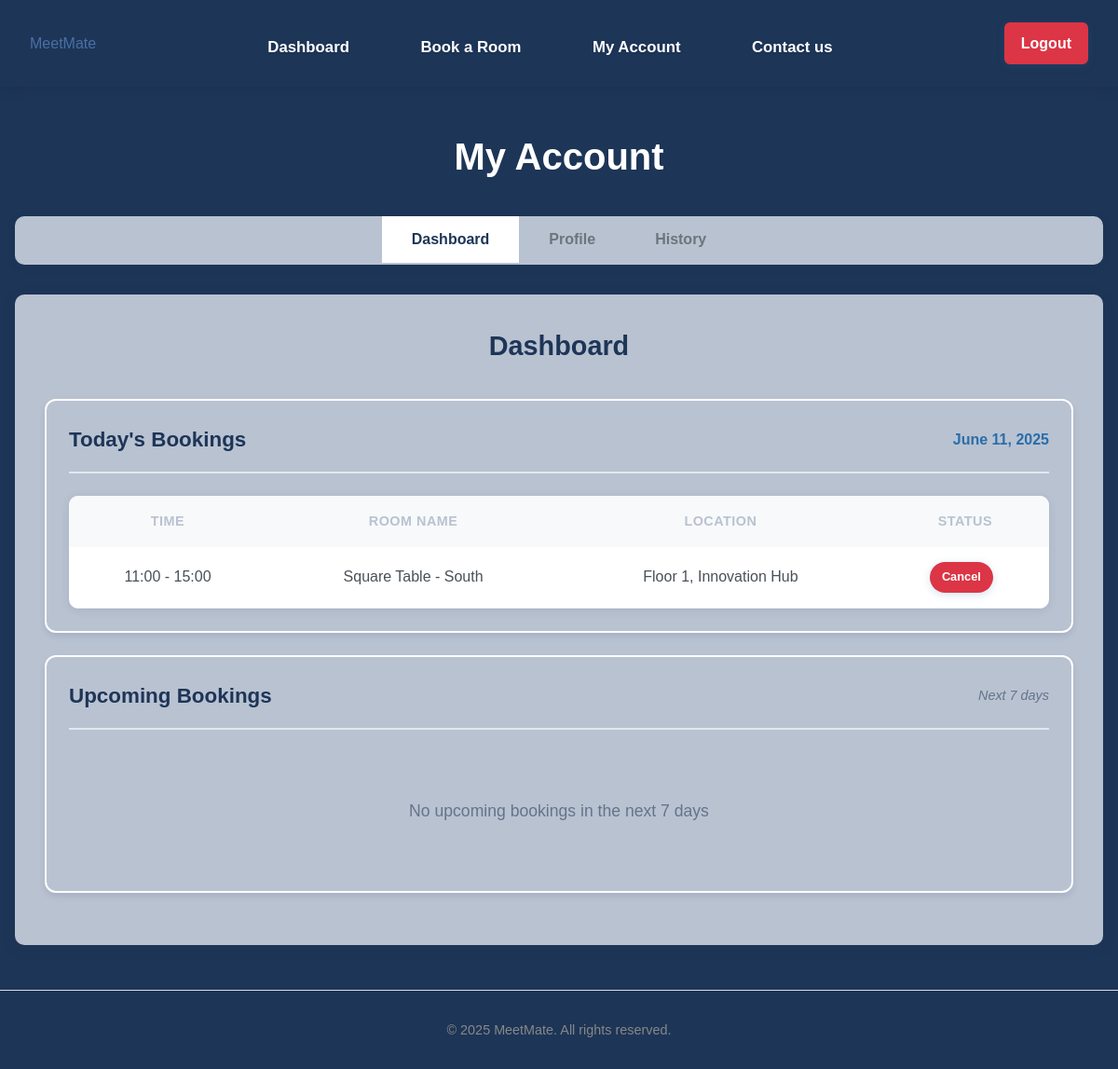
Screenshot of /my_account (signed in) with the database file from the repository.
### tables this page shows
CREATE TABLE bookings (
                id INTEGER PRIMARY KEY AUTOINCREMENT,
                user_id INTEGER NOT NULL,
                room_id INTEGER NOT NULL,
                date TEXT NOT NULL,
                time_start TEXT NOT NULL,
                time_end TEXT NOT NULL,
                booking_admin_id INTEGER,
                notes TEXT,
                FOREIGN KEY (user_id) REFERENCES users (id),
                FOREIGN KEY (room_id) REFERENCES rooms (id),
                FOREIGN KEY (booking_admin_id) REFERENCES users (id)
            );

CREATE TABLE rooms (
                id INTEGER PRIMARY KEY AUTOINCREMENT,
                name TEXT NOT NULL,
                location TEXT NOT NULL,
                capacity INTEGER NOT NULL,
                room_type TEXT DEFAULT 'conference'
            );

### app.py (the view, shortened to what this page needs)
@app.route('/my_account', methods=['GET', 'POST'])
@login_required
def my_account():
    connection = get_database_connection()
    cursor = connection.cursor()
    user_id = session['user_id']
    user = get_user_by_id(user_id)
    if not user:
        flash('User not found', 'error')
        return redirect(url_for('logout'))
    now = datetime.now()
    current_date = now.date()
    current_time = now.time()
    from datetime import date, timedelta
    today = date.today()
    today_str = today.strftime('%Y-%m-%d')
    today_date = today.strftime('%B %d, %Y')
    tomorrow = today + timedelta(days=1)
    next_week = today + timedelta(days=7)
    tomorrow_str = tomorrow.strftime('%Y-%m-%d')
    next_week_str = next_week.strftime('%Y-%m-%d')
    cursor.execute('''
        SELECT
            b.id,
            b.date,
            b.time_start,
            b.time_end,
            b.notes,
            r.name as room_name,
            r.location as room_location
        FROM bookings b
        JOIN rooms r ON b.room_id = r.id
        WHERE b.user_id = ? AND b.date = ?
        ORDER BY b.time_start
    ''', (user_id, today_str))
    user_today_bookings = []
    for row in cursor.fetchall():
        booking = dict(row)
        booking_date = date.fromisoformat(booking['date'])
        booking_start_time = time.fromisoformat(booking['time_start'] + ':00' if len(booking['time_start']) == 5 else booking['time_start'])
        if booking_date == current_date:
            booking['can_cancel'] = current_time < booking_start_time
            booking['status'] = 'Complete' if current_time >= booking_start_time else None
        else:
            booking['can_cancel'] = True
            booking['status'] = None
        user_today_bookings.append(booking)
    cursor.execute('''
        SELECT
            b.id,
            b.date,
            b.time_start,
            b.time_end,
            b.notes,
            r.name as room_name,
            r.location as room_location
        FROM bookings b
        JOIN rooms r ON b.room_id = r.id
        WHERE b.user_id = ? AND b.date >= ? AND b.date <= ?
        ORDER BY b.date, b.time_start
        LIMIT 10
    ''', (user_id, tomorrow_str, next_week_str))
    user_upcoming_bookings = []
    for row in cursor.fetchall():
        booking = dict(row)
        booking_date = date.fromisoformat(booking['date'])
        booking['formatted_date'] = booking_date.strftime('%a, %b %d')
        booking['can_cancel'] = True
        booking['status'] = None
        user_upcoming_bookings.append(booking)
    user_bookings = get_user_bookings(user_id)
    for booking in user_bookings:
        booking_date = date.fromisoformat(booking['date'])
        booking_start_time = time.fromisoformat(booking['time_start'] + ':00' if len(booking['time_start']) == 5 else booking['time_start'])
        if booking_date > current_date:
            booking['can_cancel'] = True
            booking['status'] = 'Confirmed'
        elif booking_date == current_date:
            booking['can_cancel'] = current_time < booking_start_time
            booking['status'] = 'Complete' if current_time >= booking_start_time else 'Confirmed'
        else:
            booking['can_cancel'] = False
            booking['status'] = 'Complete'
    connection.close()
    return render_template('my_account.html',
                         user=user,
                         today_date=today_date,
                         user_today_bookings=user_today_bookings,
                         user_upcoming_bookings=user_upcoming_bookings,
                         bookings=user_bookings)

### app.py (called while the page is built)
def get_database_path():
    app_directory = app.root_path
    instance_directory = os.path.join(app_directory, 'instance')
    os.makedirs(instance_directory, exist_ok=True)
    database_path = os.path.join(instance_directory, 'meetmate.db')
    return database_path

def get_database_connection():
    db_path = get_database_path()
    connection = sqlite3.connect(db_path)
    connection.row_factory = sqlite3.Row
    return connection

def get_user_by_id(user_id):
    connection = get_database_connection()
    cursor = connection.cursor()
    cursor.execute("SELECT * FROM users WHERE id = ?", (user_id,))
    user = cursor.fetchone()
    connection.close()
    if user:
        return dict(user)
    return None

def get_user_bookings(user_id):
    connection = get_database_connection()
    cursor = connection.cursor()
    cursor.execute('''
        SELECT
            b.id,
            b.date,
            b.time_start,
            b.time_end,
            b.notes,
            r.name as room_name,
            r.location as room_location
        FROM bookings b
        JOIN rooms r ON b.room_id = r.id
        WHERE b.user_id = ?
        ORDER BY b.date, b.time_start
    ''', (user_id,))
    bookings = cursor.fetchall()
    connection.close()
    return [dict(booking) for booking in bookings]

def login_required(f):
    @wraps(f)
    def decorated_function(*args, **kwargs):
        if 'user_id' not in session:
            flash('Please login to access this page', 'error')
            return redirect(url_for('login'))
        user = get_user_by_id(session['user_id'])
        if not user:
            session.clear()
            flash('Your account is no longer valid. Please login again.', 'warning')
            return redirect(url_for('login'))
        return f(*args, **kwargs)
    return decorated_function

### templates/my_account.html (shortened to what this page needs)
{% extends "base.html" %}
{% block content %}
<div class="admin-dashboard">
    <h1>My Account</h1>
    <div class="admin-tabs">
        <button class="tab-btn active" data-tab="dashboard-tab">Dashboard</button>
        <button class="tab-btn" data-tab="profile-tab">Profile</button>
        <button class="tab-btn" data-tab="history-tab">History</button>
    </div>
      <div class="tab-content">
        <div id="dashboard-tab" class="tab-pane active">
            <div class="section-header">
                <h2>Dashboard</h2>
            </div>
            <div class="dashboard-section">
                <div class="section-header">
                    <h2>Today's Bookings</h2>
                    <span class="date">{{ today_date }}</span>
                </div>
                {% if user_today_bookings %}
                    <div class="table-responsive">
                        <table class="admin-table">
                            <thead>
                                <tr>
                                    <th>Time</th>
                                    <th>Room Name</th>
                                    <th>Location</th>
                                    <th>Status</th>
                                </tr>
                            </thead>
                            <tbody>
                                {% for booking in user_today_bookings %}
                                    <tr>
                                        <td>{{ booking.time_start }} - {{ booking.time_end }}</td>
                                        <td>{{ booking.room_name }}</td>
                                        <td>{{ booking.room_location }}</td>
                                        <td>
                                            {% if booking.can_cancel %}
                                                <a href="{{ url_for('cancel_booking', booking_id=booking.id) }}"
                                                   class="btn btn-sm btn-danger"
                                                   onclick="return confirm('Are you sure you want to cancel this booking?')">
                                                    Cancel
                                                </a>
                                            {% elif booking.status == 'Complete' %}
                                                <span class="status-completed">Complete</span>
                                            {% else %}
                                                <span class="status-confirmed">Confirmed</span>
                                            {% endif %}
                                        </td>
                                    </tr>
                                {% endfor %}
                            </tbody>
                        </table>
                    </div>
                {% else %}
                    <div class="no-bookings">
                        <p>No bookings scheduled for today</p>
                    </div>
                {% endif %}
            </div>
            <div class="dashboard-section">
                <div class="section-header">
                    <h2>Upcoming Bookings</h2>
                    <span class="subtitle">Next 7 days</span>
                </div>
                {% if user_upcoming_bookings %}
                    <div class="table-responsive">
                        <table class="admin-table">
                            <thead>
                                <tr>
                                    <th>Date</th>
                                    <th>Time</th>
                                    <th>Room Name</th>
                                    <th>Location</th>
                                    <th>Status</th>
                                </tr>
                            </thead>
                            <tbody>
                                {% for booking in user_upcoming_bookings %}
                                    <tr>
                                        <td>{{ booking.formatted_date }}</td>
                                        <td>{{ booking.time_start }} - {{ booking.time_end }}</td>
                                        <td>{{ booking.room_name }}</td>
                                        <td>{{ booking.room_location }}</td>
                                        <td>
                                            {% if booking.can_cancel %}
                                                <a href="{{ url_for('cancel_booking', booking_id=booking.id) }}"
                                                   class="btn btn-sm btn-danger"
                                                   onclick="return confirm('Are you sure you want to cancel this booking?')">
                                                    Cancel
                                                </a>
                                            {% elif booking.status == 'Complete' %}
                                                <span class="status-completed">Complete</span>
                                            {% else %}
                                                <span class="status-confirmed">Confirmed</span>
                                            {% endif %}
                                        </td>
                                    </tr>
                                {% endfor %}
                            </tbody>
                        </table>
                    </div>
                {% else %}
                    <div class="no-bookings">
                        <p>No upcoming bookings in the next 7 days</p>
                    </div>
                {% endif %}
            </div>
        </div>
    </div>
</div>
{% endblock %}

### static/css/style.css (style rules this page uses)
body { font-family: Arial, sans-serif; line-height: 1.6; color: #333; background-color: #1d3557; margin: 0; padding: 0; }
h1, h2, h3, h4, h5, h6 { margin-bottom: 1rem; font-weight: bold; }
a { text-decoration: none; color: #4a6fa5; }
.btn { display: inline-block; padding: 0.4rem 1.5rem; background-color: #2a6da9; color: white; border: none; border-radius: 25px; cursor: pointer; font-size: 1rem; font-weight: 600; text-decoration: none; box-shadow: 0 2px 10px rgba(42, 109, 169, 0.2); }
.btn-danger { background-color: #dc3545; color: white; }
.btn-sm { padding: 0.25rem 0.5rem; font-size: 0.875rem; }
.dashboard-section { background-color: #b9c2d1; border: 2px solid white; border-radius: 12px; padding: 1.5rem; margin-bottom: 1.5rem; box-shadow: 0 4px 6px rgba(29, 53, 87, 0.1); }
.dashboard-section .section-header { display: flex; justify-content: space-between; align-items: center; margin-bottom: 1.5rem; padding-bottom: 1rem; border-bottom: 2px solid #e2e8f0; }
.dashboard-section .section-header h2 { color: #1d3557; font-size: 1.4rem; font-weight: 700; margin: 0; }
.dashboard-section .section-header .date { color: #2a6da9; font-weight: 600; font-size: 1rem; }
.dashboard-section .section-header .subtitle { color: #64748b; font-size: 0.9rem; font-style: italic; }
.dashboard-section .no-bookings { text-align: center; padding: 2rem; color: #64748b; }
.dashboard-section .no-bookings p { margin-bottom: 1rem; font-size: 1.1rem; }
.admin-dashboard { padding: 0rem 0; background-color: #1d3557; min-height: calc(100vh - 200px); }
.admin-dashboard h1 { color: white; font-size: 2.5rem; font-weight: 700; margin-bottom: 2rem; text-align: center; }
.admin-tabs { margin-bottom: 2rem; border-bottom: 2px solid #b9c2d1; background-color: #b9c2d1; border-radius: 10px; overflow: hidden; box-shadow: 0 2px 10px rgba(29, 53, 87, 0.1); display: flex; justify-content: center; }
.tab-btn { background: #b9c2d1; border: none; padding: 1rem 2rem; cursor: pointer; font-size: 1rem; font-weight: 600; color: #6c757d; }
.tab-btn.active { color: #1d3557; background-color: white; border-bottom-color: #2a6da9; }
.tab-content { background-color: #b9c2d1; border-radius: 10px; box-shadow: 0 4px 15px rgba(29, 53, 87, 0.1); overflow: hidden; }
.tab-pane { display: none; padding: 2rem; }
.tab-pane.active { display: block; }
.section-header { margin-bottom: 1rem; text-align: center; border-bottom: 2px solid #b9c2d1; padding-bottom: 1rem; }
.section-header h2 { color: #1d3557; margin: 0; font-size: 1.8rem; font-weight: 600; }
.table-responsive { overflow-x: auto; border-radius: 10px; box-shadow: 0 2px 10px rgba(29, 53, 87, 0.1); }
.admin-table { width: 100%; border-collapse: collapse; background-color: white; }
.admin-table th { color: #b9c2d1; padding: 1rem 0.75rem; text-align: center; font-weight: 600; font-size: 0.9rem; text-transform: uppercase; letter-spacing: 0.5px; }
.admin-table td { padding: 1rem 0.75rem; text-align: center; border-bottom: 1px solid #e9ecef; color: #495057; vertical-align: middle; }
.admin-table th { background-color: #f8f9fa; font-weight: bold; }
.admin-table .btn { padding: 0.5rem 1rem; border-radius: 20px; font-size: 0.85rem; font-weight: 600; border: none; cursor: pointer; text-decoration: none; display: inline-block; margin-right: 0.5rem; }
.admin-table .btn-danger { background-color: #dc3545; color: white; }
.admin-table .btn-sm { padding: 0.4rem 0.8rem; font-size: 0.8rem; }

### rows the page displays
bookings: date "June 11, 2025", time_start "11:00", time_end "15:00", room_name "Square Table - South", room_location "Floor 1, Innovation Hub"
